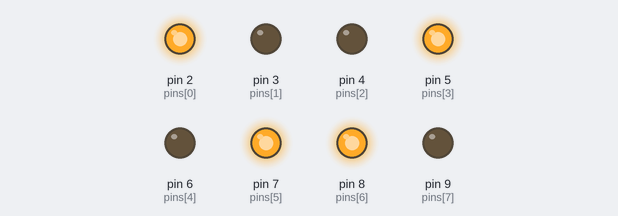
Bench run of a sketch on a simulated Arduino Uno, built with avr-gcc and run on an emulated ATmega328P. On the bench: output pins drawn as LEDs (lit = HIGH).

Above: at 0.5 s.
At 2.5 s:
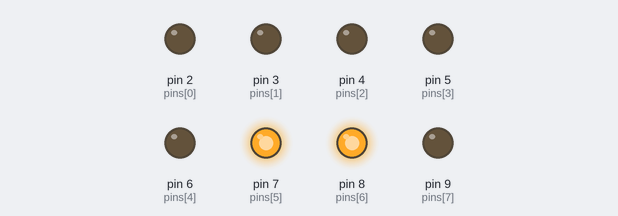
At 4.5 s:
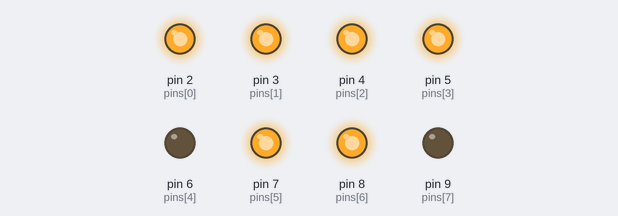
At 8.0 s:
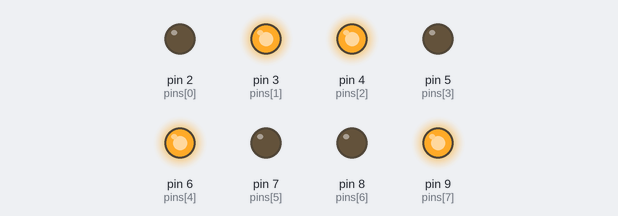
At 13.5 s:
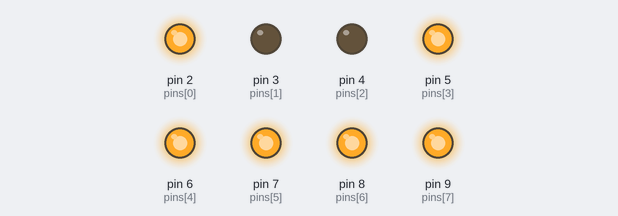
At 19.5 s:
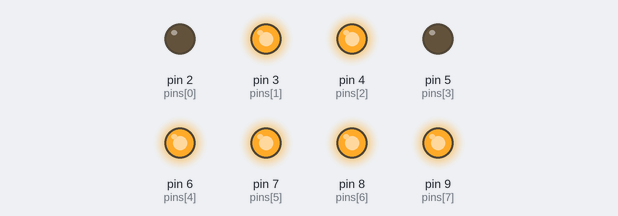
Timing chart, 0 to 20.8 s (numbered marks = the images above):
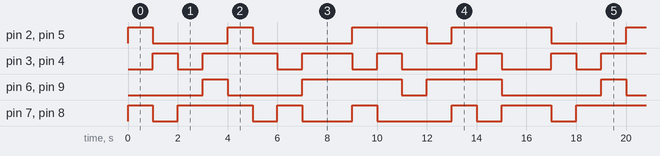

The sketch:

LED_BARcopy_of_wk13_4_led_display1.ino
```cpp
byte pins[8]={2, 3, 4, 5,6,7,8,9};
byte show[16][8]={
  {1, 0, 0, 1,0, 1, 1, 0},
  {0, 1, 1, 0,0, 0, 0, 0},
  {0, 0, 0, 0,0, 1, 1, 0},
  {0, 1, 1, 0,1, 1, 1, 1},
  {1, 1, 1, 1,0, 1, 1, 0},
  {0, 1, 1, 0,0, 0, 0, 0},
  {0, 0, 0, 0,0, 1, 1, 0},
  {0, 1, 1, 0,1, 0, 0, 1},

  {0, 1, 1, 0,1, 0, 0, 1},
  {1, 0, 0, 1,1, 1, 1, 1},
  {1, 1, 1, 1,1, 0, 0, 1},
  {1, 0, 0, 1,0, 0, 0, 0},
  {0, 0, 0, 0,1, 0, 0, 1},
  {1, 0, 0, 1,1, 1, 1, 1},
  {1, 1, 1, 1,1, 0, 0, 1},
  {1, 0, 0, 1,0, 1, 1, 0}
};

void setup()
{
  for (byte i = 0; i < 8; ++i) {
   pinMode(pins[i], OUTPUT);
  }
}

void loop()
{
  for(byte i = 0; i < sizeof(show)/sizeof(show[0]); i++){
    for(byte j = 0; j < sizeof(pins); j++){
      digitalWrite(pins[j], show[i][j]);
    }
    delay(1000);
  }
}
```

Measured:
- by itself, pin 2 (pins[0]), pin 5 (pins[3]): repeats every 16.0 s: LOW 3.0 s, HIGH 1.0 s, LOW 4.0 s, HIGH 3.0 s, LOW 1.0 s, HIGH 4.0 s
- by itself, pin 6 (pins[4]), pin 9 (pins[7]): repeats every 16.0 s: LOW 3.0 s, HIGH 4.0 s, LOW 1.0 s, HIGH 3.0 s, LOW 4.0 s, HIGH 1.0 s
- by itself, pin 3 (pins[1]), pin 4 (pins[2]): repeats every 16.0 s: LOW 1.0 s, HIGH 3.0 s, LOW 1.0 s, HIGH 2.0 s, LOW 1.0 s, HIGH 1.0 s, LOW 3.0 s, HIGH 1.0 s, LOW 2.0 s, HIGH 1.0 s
- by itself, pin 7 (pins[5]), pin 8 (pins[6]): repeats every 16.0 s: LOW 1.0 s, HIGH 3.0 s, LOW 1.0 s, HIGH 1.0 s, LOW 2.0 s, HIGH 1.0 s, LOW 3.0 s, HIGH 1.0 s, LOW 1.0 s, HIGH 2.0 s
